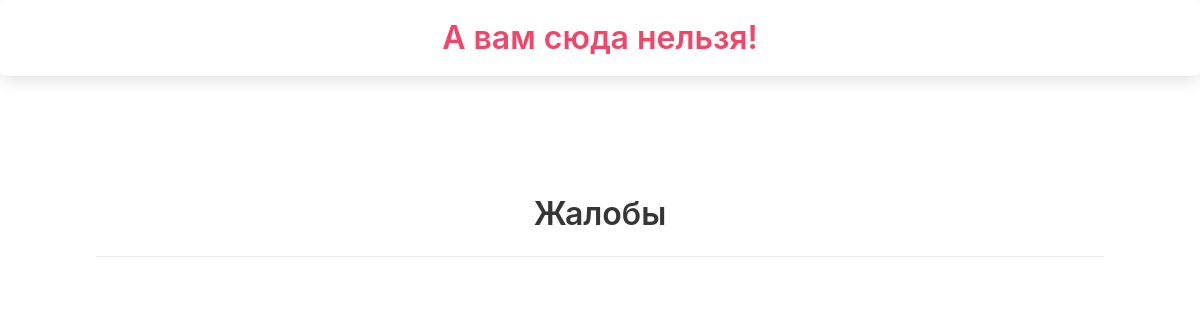
Before: /staff/admin/ with the older database file.
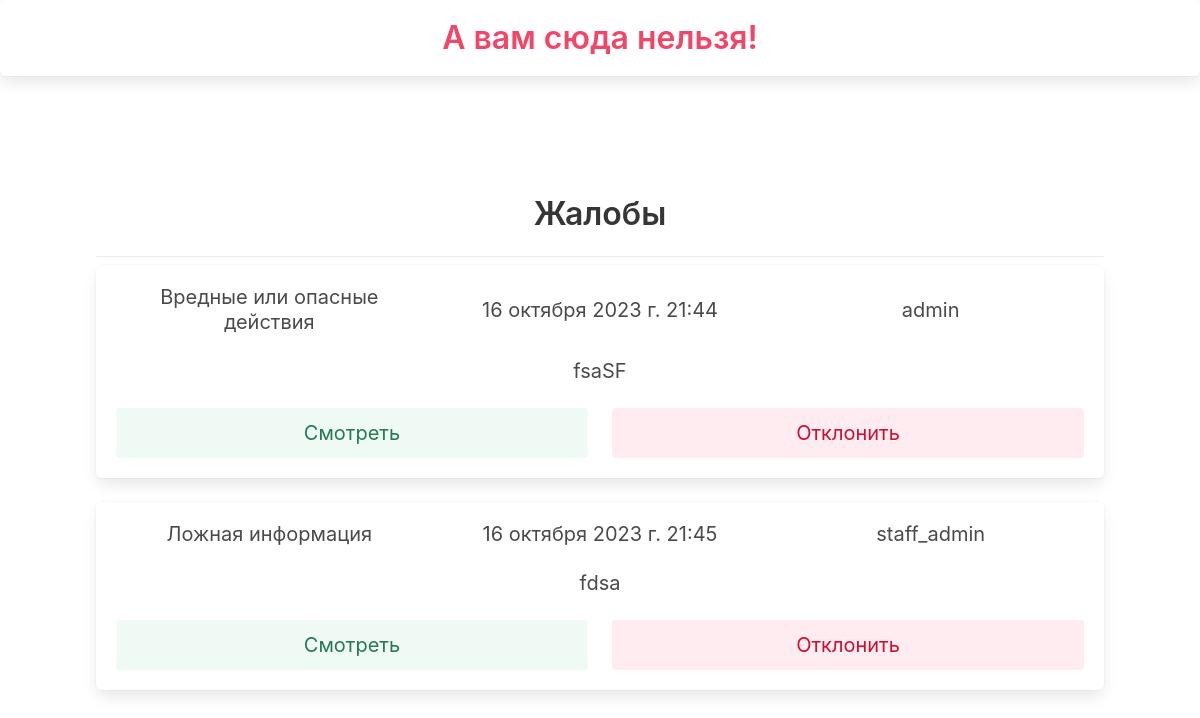
After: the same page with the newer database file.
### video_hosting/models.py (models this page shows, shortened)
class ComplaintAboutThePost(models.Model):
    user = models.ForeignKey(User, on_delete=models.CASCADE)
    self_video = models.ForeignKey(Video, null=True, on_delete=models.CASCADE)
    self_comment = models.ForeignKey(Comment, null=True, on_delete=models.CASCADE)
    self_comment_parent = models.ForeignKey(CommentParent, null=True, on_delete=models.CASCADE)
    date = models.DateTimeField(auto_now_add=True)
    violation = models.CharField(choices=VIOL_CHOICES, null=True, max_length=255)
    text_violation = models.TextField()

### staff/views.py (the view)
# urls.py: path('admin/', views.admin, name='admin'),
def admin(request):
    complaints = ComplaintAboutThePost.objects.all()
    pk = request.GET.get('pk')
    action = request.GET.get('action')
    if action == 'delete':
        ComplaintAboutThePost.objects.get(pk=pk).delete()
        return redirect('staff:admin')
    return render(request, 'admin.html', {'complaints': complaints})

### staff/templates/admin.html
{% extends 'admin_layout.html' %}
{% load static from static %}
{% block content %}
<div class="section">
    <div class="columns is-vcentered">
        <div class="column has-text-centered">
            <div class="title">
                Жалобы
            </div>
            <hr class="dropdown-divider">
            {% for complaint in complaints %}
            <div class="box">
                <div class="cart">
                    <div class="cart-content">
                        <div class="columns is-vcentered">
                            <div class="column">
                                <div class="subtitle">
                                    {{ complaint.violation }}
                                </div>
                            </div>
                            <div class="column">
                                <div class="subtitle">
                                    {{ complaint.date }}
                                </div>
                            </div>
                            <div class="column">
                                <div class="subtitle">
                                    {{ complaint.user }}
                                </div>
                            </div>
                        </div>
                        <div class="subtitle">
                            {{ complaint.text_violation }}
                        </div>
                        <div class="columns is-vcentered">
                            <div class="column has-text-centered">
                                <a href="{% url 'staff:complaint' complaint.pk %}"
                                   class="button is-light is-success is-fullwidth is-medium">
                                    Смотреть
                                </a>
                            </div>
                            <div class="column has-text-centered">
                                <a href="{% url 'staff:admin' %}?action=delete&pk={{complaint.pk}}"
                                   class="button is-danger is-light is-fullwidth is-medium">
                                    Отклонить
                                </a>
                            </div>
                        </div>
                    </div>
                </div>
            </div>
            {% endfor %}
        </div>
    </div>
</div>
{% endblock %}

Changed rows visible on the page:
added ComplaintAboutThePost: violation "Вредные или опасные действия", date "16 октября 2023 г. 21:44", user "admin", text_violation "fsaSF"
added ComplaintAboutThePost: violation "Ложная информация", date "16 октября 2023 г. 21:45", user "staff_admin", text_violation "fdsa"
